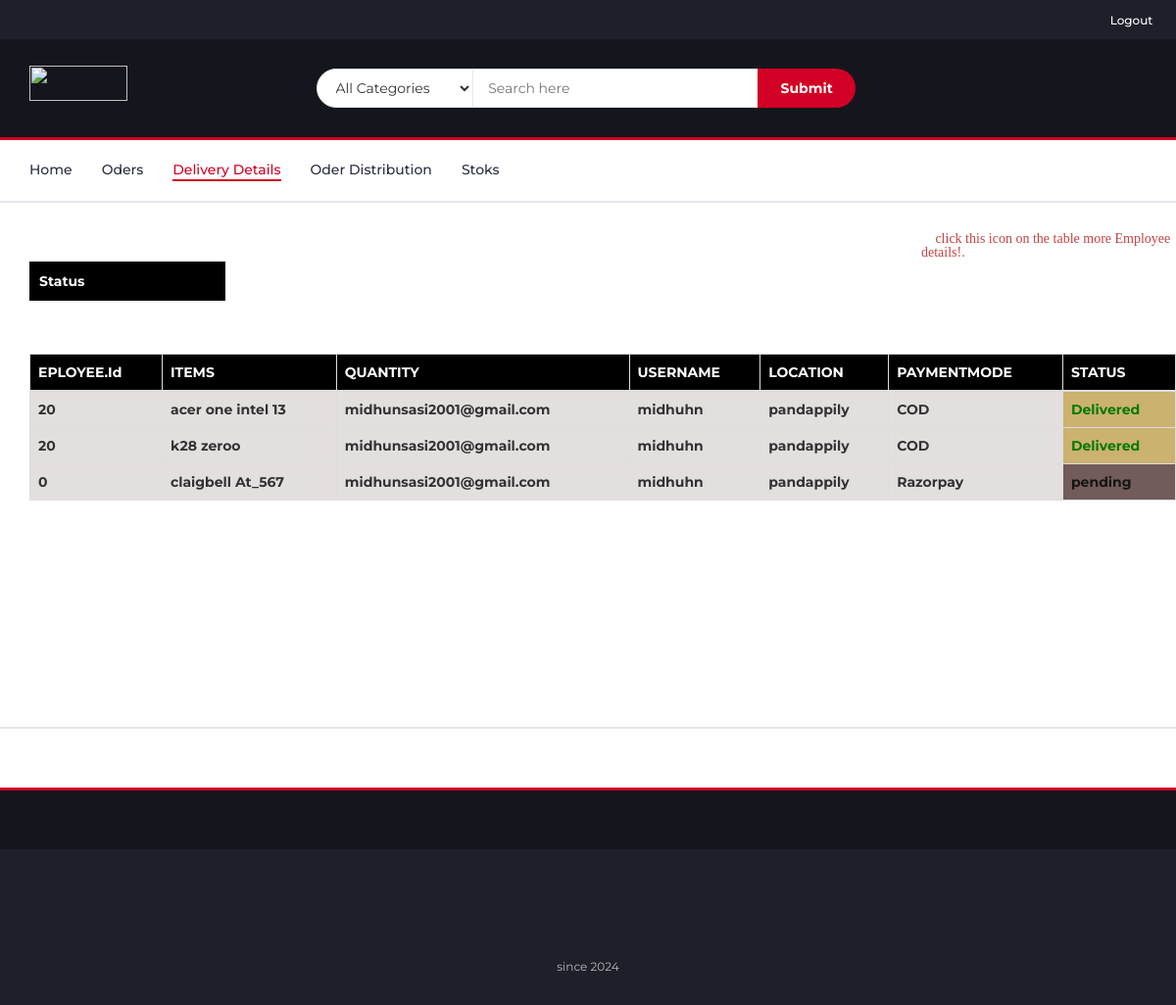
The app's page /ad_DeliveryDetails with its own data.
### app1/models.py (models this page shows, shortened)
class orderitem(models.Model):
    orderdet = models.ForeignKey(order,on_delete=models.CASCADE)
    product = models.ForeignKey(products,on_delete=models.CASCADE)
    price = models.FloatField(null=False)
    quantity = models.IntegerField(null=False)
    status=models.IntegerField(default=0)

class products(models.Model):
    pname=models.CharField(max_length=30)
    price=models.IntegerField()
    mi=models.FileField()
    fi=models.FileField()
    sm=models.FileField()
    tm=models.FileField()
    color=models.CharField(max_length=20)
    dis=models.CharField(max_length=500)
    qut=models.IntegerField()
    discound=models.IntegerField()
    brand=models.CharField(max_length=100)
    f1=models.CharField(max_length=100)
    f2=models.CharField(max_length=100)
    f3=models.CharField(max_length=100)
    f4=models.CharField(max_length=100)
    category=models.CharField(max_length=20)

class order(models.Model):
    user = models.ForeignKey(reg, on_delete=models.CASCADE)
    fname = models.CharField(max_length=150, null=False)
    lname = models.CharField(max_length=150, null=False)
    email = models.CharField(max_length=150, null=False)
    phone = models.CharField(max_length=150, null=False)
    address = models.TextField(null=False)
    city = models.CharField(max_length=150, null=False)
    state = models.CharField(max_length=150, null=False)
    pincode = models.CharField(max_length=150, null=False)
    total_price = models.FloatField(null=False)
    payment_mode = models.CharField(max_length=150, null=False)
    payment_id = models.CharField(max_length=150, null=True)
    orderstatus = (
        ('Order Received','Order Received'),
        ('Order Processed','Order Processed'),
        ('Order Dispatched','Order Dispatched'),
        ('Pending','Pending'),
        ('Out for shipping','Out for shipping'),
        ('Delivered','Delivered'),
        ('Cancelled','Cancelled')
    )
    status = models.CharField(max_length=150,choices=orderstatus, default='pending')
    message = models.TextField(null=True)
    tracking_no = models.CharField(max_length=150,null=True)
    created_at = models.DateTimeField(auto_now_add=True)
    updated_at = models.DateTimeField(auto_now=True)

### app1/views.py (the view)
# urls.py: path('ad_DeliveryDetails',views.ad_DeliveryDetails),
def ad_DeliveryDetails(request):
    l=0
    l2=0
    l3=0
    l4=0
    kk=[]
    items=orderitem.objects.all()
    for i in items:
        if i.orderdet.status=='Delivered':
            l=l+1
        elif i.orderdet.status=='Out for shipping':
            l2=l2+1
        elif i.orderdet.status=='pending':
            l3=l3+1
        elif i.orderdet.status=='Cancelled':
            l4=l4+1
    for i in items:
        kk.append(i.status)
    return render(request,'ad_DeliveryDetails.html',{'items':items,'l':l,'l2':l2,'l3':l3,'l4':l4})

### template/ad_DeliveryDetails.html (shortened to what this page needs)
<!DOCTYPE html>
<html lang="en">
	<head>
		{% load static %}
		<link type="text/css" rel="stylesheet" href="{% static 'css/bootstrap.min.css'%}"/>
		<link type="text/css" rel="stylesheet" href="{% static 'css/slick.css'%}"/>
		<link type="text/css" rel="stylesheet" href="{% static 'css/slick-theme.css'%}"/>
		<link type="text/css" rel="stylesheet" href="{% static 'css/nouislider.min.css'%}"/>
		<link rel="stylesheet" href="{% static 'css/font-awesome.min.css'%}">
		<link type="text/css" rel="stylesheet" href="{% static 'css/style.css'%}"/>
    </head>
	<body>
		<header>
			<div id="top-header">
				<ul class="header-links pull-right">
					<li><a href="registration"> </a></li>
					<li><a href="../logout"><i class="fa fa-sign-out"></i>Logout</a></li>
					<li><a href="join"> </a></li>
				</ul>
				<div class="container">
				</div>
			</div>
			<div id="header">
				<div class="container">
					<div class="row">
						<div class="col-md-3">
							<div class="header-logo">
								<a href="admin" class="logo">
									<img src="{% static './img/ekWhiteLogo.png'%}" alt="" style="height: 36px; width: 100px; margin-top: 12px;">
								</a>
							</div>
						</div>
						<div class="col-md-6">
							<div class="header-search">
								<form action="search_admin" method="post">
									<select class="input-select" id="select"onchange="copyTextValue()">
										<option value="">All Categories</option>
									</select>
									<input class="input" placeholder="Search here" id="1" name="sr"><input type="submit" class="search-btn">
								</form>
							</div>
						</div>
						<div class="col-md-3 clearfix">
						</div>
					</div>
				</div>
			</div>
		</header>
		<nav id="navigation">
			<div class="container">
				<div id="responsive-nav">
					<ul class="main-nav nav navbar-nav">
						<li><a href="admin">Home</a></li>
                        <li><a href="ad_view_orders">Oders</a></li>
						<li  class="active"><a href="ad_DeliveryDetails">Delivery Details</a></li>
						<li><a href="ad_order_distribute">Oder Distribution</a></li>
						<li><a href="ad_stoks">Stoks</a></li>
					</ul>
				</div>
			</div>
		</nav>
		<div class="section">
			<i class="fa fa-user" style="color:  rgb(194, 66, 66); margin-left: 940px;">  click this icon on the table more Employee details!.</i>
			<div class="container">
				<div class="dropdown">
					  <div class="dropdown-btn" onclick="openDropdown()">
						  <b>Status</b>
					  </div>
				  </div>
			  </div>
			<div class="container">
				<div class="section">
					<div class="container">
						<div class="row">
							<table class="table table-bordered" style="background-color: rgb(228, 223, 223);">
								<thead>
									<tr style="background-color: black; color: white;">
										<th scope="col">EPLOYEE.Id</th>
										<th>ITEMS</th>
										<th scope="col">QUANTITY</th>
										<th scope="col">USERNAME</th>
										<th scope="col">LOCATION</th>
										<th scope="col">PAYMENTMODE</th>
										<th scope="col">STATUS</th>
									</tr>
								</thead>
								<tbody>
									{% for i in items %}
									<tr>
										<th scope="row"><b>{{i.status}}<a href="ad_sigle_empdetails/{{i.status}}"><i class="fa fa-user" style="margin-left: 20px;"></i></a></b></th>
										<th>{{i.product.pname}}</th>
										<td><b>{{i.orderdet.email}}</b></td>
										<td><b>{{i.orderdet.fname}}</b></td>
										<td><b>{{i.orderdet.city}}</b></td>
                                        <td><b>{{i.orderdet.payment_mode}}</b></td>
										{% if i.orderdet.status == 'Delivered'%}
										<th style="color: rgb(7, 121, 7);background-color: rgb(203, 178, 111);">{{i.orderdet.status}}</th>
										{% elif i.orderdet.status == 'Out for shipping' %}
										<th style="color: rgb(77, 15, 144);background-color: rgb(225, 185, 77);">{{i.orderdet.status}}</th>
										{% elif i.orderdet.status == 'pending' %}
										<th style="color: rgb(22, 22, 20);background-color: rgb(114, 91, 91);">{{i.orderdet.status}}</th>
										{% elif i.orderdet.status == 'Cancelled' %}
										<th style="color: rgb(255, 25, 4);text-decoration: line-through;background-color: rgb(5, 4, 4);">{{i.orderdet.status}}</th>
										{% endif %}
									</tr>
									{% endfor %}
								</tbody>
							</table>
						</div>
					</div>
				</div>
		</div>
		<div class="section">
			<div class="container">
				<div class="row">
					<div class="col-md-12">
									</div>
								</div>
							</div>
						</div>
					</div>
		<div class="section">
		</div>
		<div id="newsletter" class="section">
		</div>
		<footer id="footer">
			<div class="section">
			</div>
			<div id="bottom-footer" class="section">
				<div class="container">
					<div class="row">
						<div class="col-md-12 text-center">
							<ul class="footer-payments">
								<li><a href="#"><i class="fa fa-cc-visa"></i></a></li>
								<li><a href="#"><i class="fa fa-credit-card"></i></a></li>
								<li><a href="#"><i class="fa fa-cc-paypal"></i></a></li>
								<li><a href="#"><i class="fa fa-cc-mastercard"></i></a></li>
								<li><a href="#"><i class="fa fa-cc-discover"></i></a></li>
								<li><a href="#"><i class="fa fa-cc-amex"></i></a></li>
							</ul>
							<span class="copyright">
								since 2024
							</span>
						</div>
					</div>
				</div>
			</div>
		</footer>
	</body>
</html>

### static/css/style.css (style rules this page uses)
body { font-family: 'Montserrat', sans-serif; font-weight: 400; color: #333; }
a { color: #2B2D42; font-weight: 500; -webkit-transition: 0.2s color; transition: 0.2s color; }
ul, ol { margin: 0; padding: 0; list-style: none }
.input { height: 40px; padding: 0px 15px; border: 1px solid #E4E7ED; background-color: #FFF; width: 100%; }
.input-select { padding: 0px 15px; background: #FFF; border: 1px solid #E4E7ED; height: 40px; }
.section { padding-top: 30px; padding-bottom: 30px; }
#top-header { padding-top: 10px; padding-bottom: 10px; background-color: #1E1F29; }
.header-links li { display: inline-block; margin-right: 15px; font-size: 12px; }
.header-links li:last-child { margin-right: 0px; }
.header-links li a { color: #FFF; }
.header-links li i { color: #D10024; margin-right: 5px; }
#header { padding-top: 15px; padding-bottom: 15px; background-color: #15161D; }
.header-logo { float: left; }
.header-logo .logo img { display: block; }
.header-search { padding: 15px 0px; }
.header-search form { position: relative; }
.header-search form .input-select { margin-right: -4px; border-radius: 40px 0px 0px 40px; }
.header-search form .input { width: calc(100% - 260px); margin-right: -4px; }
.header-search form .search-btn { height: 40px; width: 100px; background: #D10024; color: #FFF; font-weight: 700; border: none; border-radius: 0px 40px 40px 0px; }
#navigation { background: #FFF; border-bottom: 2px solid #E4E7ED; border-top: 3px solid #D10024; }
.main-nav>li+li { margin-left: 30px }
.main-nav>li>a { padding: 20px 0px; }
.main-nav>li>a:hover, .main-nav>li>a:focus, .main-nav>li.active>a { color: #D10024; background-color: transparent; }
.main-nav>li>a:after { content: ""; display: block; width: 0%; height: 2px; background-color: #D10024; -webkit-transition: 0.2s all; transition: 0.2s all; }
.main-nav>li>a:hover:after, .main-nav>li>a:focus:after, .main-nav>li.active>a:after { width: 100%; }
#newsletter.section { border-top: 2px solid #E4E7ED; border-bottom: 3px solid #D10024; margin-top: 30px; }
#footer { background: #15161D; color: #B9BABC; }
#bottom-footer { background: #1E1F29; }
.copyright { margin-top: 30px; display: block; font-size: 12px; }
.footer-payments li { display: inline-block; margin-right: 5px; }
.footer-payments li a { color: #15161D; font-size: 36px; display: block; }

### template/ad_DeliveryDetails.html (style rules this page uses)
.dropdown-btn { background-color: #000000; color: #fff; padding: 10px; width: 200px; cursor: pointer; z-index: 10; overflow: hidden; -webkit-user-select: none; -ms-user-select: none; user-select: none; }

### records on screen
orderitem: status "20", product.pname "acer one intel 13", orderdet.email "midhunsasi2001@gmail.com", orderdet.fname "midhuhn", orderdet.city "pandappily", orderdet.payment_mode "COD", orderdet.status "Delivered"
orderitem: status "20", product.pname "k28 zeroo", orderdet.email "midhunsasi2001@gmail.com", orderdet.fname "midhuhn", orderdet.city "pandappily", orderdet.payment_mode "COD", orderdet.status "Delivered"
orderitem: status "0", product.pname "claigbell At_567", orderdet.email "midhunsasi2001@gmail.com", orderdet.fname "midhuhn", orderdet.city "pandappily", orderdet.payment_mode "Razorpay", orderdet.status "pending"
